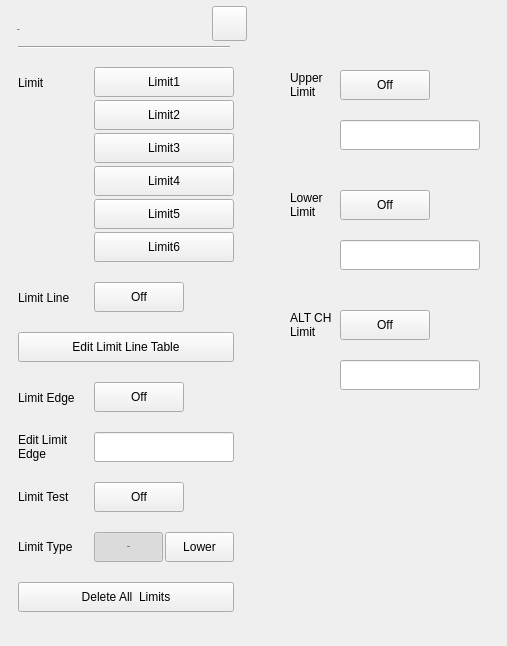
 <widget class="QWidget" name="SA_Dialog_Limit">
  <property name="geometry">
   <rect>
    <x>0</x>
    <y>0</y>
    <width>507</width>
    <height>646</height>
   </rect>
  </property>
  <property name="windowTitle">
   <string>Form</string>
  </property>
  <property name="styleSheet">
   <string notr="true">#widget
{
	background-color:rgba(211,211,211,0.9);
}
#widget&gt;#lblTitle
{
	font: 75 20px &quot;Arial&quot;;
	color:rgba(46,46,46,1);
	line-height:23px;
	font-weight:bold;
}
#pb_cancel
{
border-style:flat;
background-color:rgba(0,0,0,0);
border-image: url(:/sa/image/btn_close_normal.png);
}
#pb_cancel:pressed
{
border-image: url(:/sa/image/btn_close_click.png);
}
#line
{
	background-color:rgba(46,46,46,1);
}
QPushButton
{
	background-color:black;
	color:rgb(130, 130, 130);
	border-style:flat;
	font: 75 13px &quot;Arial&quot;;
	font-weight:bold;
}
#pb_LimitTest,
#pb_Edge,
#pb_toggle,
#pb_UpperLimit,
#pb_LowerLimit,
#pb_ATLdbcLimit
{
	background-color:rgba(0,0,0,0);
	font: 75 13px &quot;Arial&quot;;
	font-weight:bold;
}
#pb_LimitTest:checked,
#pb_Edge::checked,
#pb_toggle:checked,
#pb_UpperLimit:checked,
#pb_LowerLimit:checked,
#pb_ATLdbcLimit:checked
{
	padding:7px 44px 6px 25px;
	color:rgba(87, 87, 87, 1);
	border-image: url(:/sa/image/toggle_on.png);
}
#pb_LimitTest:!checked,
#pb_Edge:!checked,
#pb_toggle:!checked
{
	padding:7px 17px 6px 36px;
	color:rgba(123, 123, 123, 1);
	border-image: url(:/sa/image/toggle_off.png);
}

#pb_Upper:checked
{
	background-color:transparent;
	padding: 8px 14px 7px 15px;
	background-image: url(:/sa/image/fre_checked_left.png);
}
#pb_Upper:!checked
{
background-color:transparent;
padding: 8px 14px 7px 15px;
	background-image: url(:/sa/image/fre_checked_right.png);
}

#pb_Lower:checked
{
background-color:transparent;
padding: 8px 5px 7px 6px;
	background-image: url(:/sa/image/fre_checked_right.png);
	background-position:right;
}

#pb_Lower:!checked
{
background-color:transparent;
padding: 8px 5px 7px 6px;
	background-image: url(:/sa/image/fre_checked_left.png);
	background-position:right;
}

#widget
{
	background-color:rgba(211,211,211,0.9);
}
#widget&gt;QLabel
{
font: 75 13px &quot;Arial&quot;;
color:rgb(46,46,46);
}
SA_LineEdit
{
	color:rgba(162, 115, 0,1);
	padding:8px 8px 7px 10px ;
	font: 75 13px &quot;Arial&quot;;
	font-weight:bold;
}
SA_LineEdit:focus
{
	outline: none;
	border:2px solid rgba(162,115,0,1);
	padding:6px 6px 5px 8px ;
}
#pb_LM1,
#pb_LM2,
#pb_LM3,
#pb_LM4,
#pb_LM5,
#pb_LM6
{
text-align:left;
padding-left:10px;
}
#pb_LM1:checked,
#pb_LM2:checked,
#pb_LM3:checked,
#pb_LM4:checked,
#pb_LM5:checked,
#pb_LM6:checked
{
	color:rgba(87, 87, 87, 1);
}

/*******************indoor**********************/
#SA_Dialog_Limit[status= &quot;indoor&quot;] #widget
{
	background-color:rgba(211,211,211,0.9);
}
#SA_Dialog_Limit[status  =  &quot;indoor&quot;] #widget&gt;#lblTitle
{
	color:rgba(46,46,46,1);
}
#SA_Dialog_Limit[status  =  &quot;indoor&quot;] #pb_cancel
{
	background-color:rgba(0,0,0,0);
	border-image: url(:/sa/image/btn_close_normal.png);
}
#SA_Dialog_Limit[status  =  &quot;indoor&quot;] #pb_cancel:pressed
{
	border-image: url(:/sa/image/btn_close_click.png);
}
#SA_Dialog_Limit[status  =  &quot;indoor&quot;] #line
{
	background-color:rgba(46,46,46,1);
}
#SA_Dialog_Limit[status  =  &quot;indoor&quot;] QPushButton
{
	background-color:black;
	color:rgb(130, 130, 130);
}
#SA_Dialog_Limit[status  =  &quot;indoor&quot;] #pb_LimitTest,
#SA_Dialog_Limit[status  =  &quot;indoor&quot;] #pb_Edge,
#SA_Dialog_Limit[status  =  &quot;indoor&quot;] #pb_toggle,
#SA_Dialog_Limit[status  =  &quot;indoor&quot;] #pb_UpperLimit,
#SA_Dialog_Limit[status  =  &quot;indoor&quot;] #pb_LowerLimit,
#SA_Dialog_Limit[status  =  &quot;indoor&quot;] #pb_ATLdbcLimit
{
	background-color:rgba(0,0,0,0);
}
#SA_Dialog_Limit[status  =  &quot;indoor&quot;] #pb_LimitTest:checked,
#SA_Dialog_Limit[status  =  &quot;indoor&quot;] #pb_Edge::checked,
#SA_Dialog_Limit[status  =  &quot;indoor&quot;] #pb_toggle:checked,
#SA_Dialog_Limit[status  =  &quot;indoor&quot;] #pb_LowerLimit:checked,
#SA_Dialog_Limit[status  =  &quot;indoor&quot;] #pb_UpperLimit:checked,
#SA_Dialog_Limit[status  =  &quot;indoor&quot;] #pb_ATLdbcLimit:checked
{
	color:rgba(87, 87, 87, 1);
	border-image: url(:/sa/image/toggle_on.png);
}
#SA_Dialog_Limit[status  =  &quot;indoor&quot;] #pb_LimitTest:!checked,
#SA_Dialog_Limit[status  =  &quot;indoor&quot;] #pb_Edge:!checked,
#SA_Dialog_Limit[status  =  &quot;indoor&quot;] #pb_toggle:!checked,
#SA_Dialog_Limit[status  =  &quot;indoor&quot;] #pb_LowerLimit:!checked,
#SA_Dialog_Limit[status  =  &quot;indoor&quot;] #pb_UpperLimit:!checked,
#SA_Dialog_Limit[status  =  &quot;indoor&quot;] #pb_ATLdbcLimit:!checked
{
	color:rgba(123, 123, 123, 1);
	border-image: url(:/sa/image/toggle_off.png);
}

#SA_Dialog_Limit[status  =  &quot;indoor&quot;] #pb_Upper:checked
{
	background-color:transparent;
	background-image: url(:/sa/image/fre_checked_left.png);
}
#SA_Dialog_Limit[status  =  &quot;indoor&quot;] #pb_Upper:!checked
{
	background-color:transparent;
	background-image: url(:/sa/image/fre_checked_right.png);
}

#SA_Dialog_Limit[status  =  &quot;indoor&quot;] #pb_Lower:checked
{
	background-color:transparent;
	background-image: url(:/sa/image/fre_checked_right.png);
}

#SA_Dialog_Limit[status  =  &quot;indoor&quot;] #pb_Lower:!checked
{
	background-color:transparent;
	background-image: url(:/sa/image/fre_checked_left.png);
}
#SA_Dialog_Limit[status  =  &quot;indoor&quot;] #widget&gt;QLabel
{
	color:rgb(46,46,46);
}
#SA_Dialog_Limit[status  =  &quot;indoor&quot;] SA_LineEdit
{
	background-color:rgba(255,255,255,0.6);
	color:rgba(162, 115, 0,1);
}
#SA_Dialog_Limit[status  =  &quot;indoor&quot;] SA_LineEdit:focus
{
	border:2px solid rgba(162,115,0,1);
}
#SA_Dialog_Limit[status  =  &quot;indoor&quot;] #pb_LM1,
#SA_Dialog_Limit[status  =  &quot;indoor&quot;] #pb_LM2,
#SA_Dialog_Limit[status  =  &quot;indoor&quot;] #pb_LM3,
#SA_Dialog_Limit[status  =  &quot;indoor&quot;] #pb_LM4,
#SA_Dialog_Limit[status  =  &quot;indoor&quot;] #pb_LM5,
#SA_Dialog_Limit[status  =  &quot;indoor&quot;] #pb_LM6
{
	background-image: url(:/sa/image/btn_mkr_nor.png);
}
#SA_Dialog_Limit[status  =  &quot;indoor&quot;] #pb_LM1:checked,
#SA_Dialog_Limit[status  =  &quot;indoor&quot;] #pb_LM2:checked,
#SA_Dialog_Limit[status  =  &quot;indoor&quot;] #pb_LM3:checked,
#SA_Dialog_Limit[status  =  &quot;indoor&quot;] #pb_LM4:checked,
#SA_Dialog_Limit[status  =  &quot;indoor&quot;] #pb_LM5:checked,
#SA_Dialog_Limit[status  =  &quot;indoor&quot;] #pb_LM6:checked
{
	background-image: url(:/sa/image/btn_mkr_click.png);
}

/*******************outdoor**********************/
#SA_Dialog_Limit[status  =&quot;outdoor&quot;] #widget
{
	background-color:rgba(211,211,211,0.9);
}
#SA_Dialog_Limit[status  =&quot;outdoor&quot;] #widget&gt;#lblTitle
{
	color:rgba(46,46,46,1);
}
#SA_Dialog_Limit[status  = &quot;outdoor&quot;] #pb_cancel
{
	background-color:rgba(0,0,0,0);
	border-image: url(:/sa/image/btn_close_normal.png);
}
#SA_Dialog_Limit[status  =  &quot;outdoor&quot;] #pb_cancel:pressed
{
	border-image: url(:/sa/image/btn_close_click.png);
}
#SA_Dialog_Limit[status  =  &quot;outdoor&quot;] #line
{
	background-color:rgba(46,46,46,1);
}
#SA_Dialog_Limit[status  =  &quot;outdoor&quot;] QPushButton
{
	background-color:black;
	color:rgb(130, 130, 130);
}
#SA_Dialog_Limit[status  =  &quot;outdoor&quot;] #pb_LimitTest,
#SA_Dialog_Limit[status  =  &quot;outdoor&quot;] #pb_Edge,
#SA_Dialog_Limit[status  =  &quot;outdoor&quot;] #pb_toggle,
#SA_Dialog_Limit[status  =  &quot;outdoor&quot;] #pb_LowerLimit,
#SA_Dialog_Limit[status  =  &quot;outdoor&quot;] #pb_UpperLimit,
#SA_Dialog_Limit[status  =  &quot;outdoor&quot;] #pb_ATLdbcLimit
{
	background-color:rgba(0,0,0,0);
}
#SA_Dialog_Limit[status  =  &quot;outdoor&quot;] #pb_LimitTest:checked,
#SA_Dialog_Limit[status  =  &quot;outdoor&quot;] #pb_Edge::checked,
#SA_Dialog_Limit[status  =  &quot;outdoor&quot;] #pb_toggle:checked,
#SA_Dialog_Limit[status  =  &quot;outdoor&quot;] #pb_LowerLimit:checked,
#SA_Dialog_Limit[status  =  &quot;outdoor&quot;] #pb_UpperLimit:checked,
#SA_Dialog_Limit[status  =  &quot;outdoor&quot;] #pb_ATLdbcLimit:checked
{
	color:rgba(87, 87, 87, 1);
	border-image: url(:/sa/image/toggle_on.png);
}
#SA_Dialog_Limit[status  =  &quot;outdoor&quot;] #pb_LimitTest:!checked,
#SA_Dialog_Limit[status  =  &quot;outdoor&quot;] #pb_Edge:!checked,
#SA_Dialog_Limit[status  =  &quot;outdoor&quot;] #pb_toggle:!checked,
#SA_Dialog_Limit[status  =  &quot;outdoor&quot;] #pb_LowerLimit:!checked,
#SA_Dialog_Limit[status  =  &quot;outdoor&quot;] #pb_UpperLimit:!checked,
#SA_Dialog_Limit[status  =  &quot;outdoor&quot;] #pb_ATLdbcLimit:!checked
{
	color:rgba(123, 123, 123, 1);
	border-image: url(:/sa/image/toggle_off.png);
}

#SA_Dialog_Limit[status  =  &quot;outdoor&quot;] #pb_Upper:checked
{
	background-color:transparent;
	background-image: url(:/sa/image/fre_checked_left.png);
}
#SA_Dialog_Limit[status  =  &quot;outdoor&quot;] #pb_Upper:!checked
{
	background-color:transparent;
	background-image: url(:/sa/image/fre_checked_right.png);
}

#SA_Dialog_Limit[status  =  &quot;outdoor&quot;] #pb_Lower:checked
{
	background-color:transparent;
	background-image: url(:/sa/image/fre_checked_right.png);
}

#SA_Dialog_Limit[status  =  &quot;outdoor&quot;] #pb_Lower:!checked
{
	background-color:transparent;
	background-image: url(:/sa/image/fre_checked_left.png);
}
#SA_Dialog_Limit[status  =  &quot;outdoor&quot;] #widget&gt;QLabel
{
	color:rgb(46,46,46);
}
#SA_Dialog_Limit[status  =  &quot;outdoor&quot;] SA_LineEdit
{
	background-color:rgba(255,255,255,0.6);
	color:rgba(162, 115, 0,1);
}
#SA_Dialog_Limit[status  =  &quot;outdoor&quot;] SA_LineEdit:focus
{
	border:2px solid rgba(162,115,0,1);
}
#SA_Dialog_Limit[status  =  &quot;outdoor&quot;] #pb_LM1,
#SA_Dialog_Limit[status  =  &quot;outdoor&quot;] #pb_LM2,
#SA_Dialog_Limit[status  =  &quot;outdoor&quot;] #pb_LM3,
#SA_Dialog_Limit[status  =  &quot;outdoor&quot;] #pb_LM4,
#SA_Dialog_Limit[status  =  &quot;outdoor&quot;] #pb_LM5,
#SA_Dialog_Limit[status  =  &quot;outdoor&quot;] #pb_LM6
{
	background-image: url(:/sa/image/btn_mkr_nor.png);
}
#SA_Dialog_Limit[status  =  &quot;outdoor&quot;] #pb_LM1:checked,
#SA_Dialog_Limit[status  =  &quot;outdoor&quot;] #pb_LM2:checked,
#SA_Dialog_Limit[status  =  &quot;outdoor&quot;] #pb_LM3:checked,
#SA_Dialog_Limit[status  =  &quot;outdoor&quot;] #pb_LM4:checked,
#SA_Dialog_Limit[status  =  &quot;outdoor&quot;] #pb_LM5:checked,
#SA_Dialog_Limit[status  =  &quot;outdoor&quot;] #pb_LM6:checked
{
	background-image: url(:/sa/image/btn_mkr_click.png);
}

/*******************night**********************/
#SA_Dialog_Limit[status = &quot;night&quot;] #widget
{
		background-color:rgba(208,182,139,0.9);
}
#SA_Dialog_Limit[status  =  &quot;night&quot;] #widget&gt;#lblTitle
{
	color:rgba(46,46,46,1);
}
#SA_Dialog_Limit[status  =  &quot;night&quot;] #pb_cancel
{
	background-color:rgba(0,0,0,0);
	border-image: url(:/sa/image/night/btn_close_normal.png);
}
#SA_Dialog_Limit[status  =  &quot;night&quot;] #pb_cancel:pressed
{
	border-image: url(:/sa/image/night/btn_close_click.png);
}
#SA_Dialog_Limit[status  =  &quot;night&quot;] #line
{
	background-color:rgba(46,46,46,1);
}
#SA_Dialog_Limit[status  =  &quot;night&quot;] QPushButton
{
	background-color:black;
	color:rgb(130, 130, 130);
}
#SA_Dialog_Limit[status  =  &quot;night&quot;] #pb_LimitTest,
#SA_Dialog_Limit[status  =  &quot;night&quot;] #pb_Edge,
#SA_Dialog_Limit[status  =  &quot;night&quot;] #pb_toggle,
#SA_Dialog_Limit[status  =  &quot;night&quot;] #pb_LowerLimit,
#SA_Dialog_Limit[status  =  &quot;night&quot;] #pb_UpperLimit,
#SA_Dialog_Limit[status  =  &quot;night&quot;] #pb_ATLdbcLimit
{
	background-color:rgba(0,0,0,0);
}
#SA_Dialog_Limit[status  =  &quot;night&quot;] #pb_LimitTest:checked,
#SA_Dialog_Limit[status  =  &quot;night&quot;] #pb_Edge::checked,
#SA_Dialog_Limit[status  =  &quot;night&quot;] #pb_toggle:checked,
#SA_Dialog_Limit[status  =  &quot;night&quot;] #pb_LowerLimit:checked,
#SA_Dialog_Limit[status  =  &quot;night&quot;] #pb_UpperLimit:checked,
#SA_Dialog_Limit[status  =  &quot;night&quot;] #pb_ATLdbcLimit:checked
{
	color:rgba(87, 87, 87, 1);
	border-image: url(:/sa/image/night/toggle_on.png);
}
#SA_Dialog_Limit[status  =  &quot;night&quot;] #pb_LimitTest:!checked,
#SA_Dialog_Limit[status  =  &quot;night&quot;] #pb_Edge:!checked,
#SA_Dialog_Limit[status  =  &quot;night&quot;] #pb_toggle:!checked,
#SA_Dialog_Limit[status  =  &quot;night&quot;] #pb_LowerLimit:!checked,
#SA_Dialog_Limit[status  =  &quot;night&quot;] #pb_UpperLimit:!checked,
#SA_Dialog_Limit[status  =  &quot;night&quot;] #pb_ATLdbcLimit:!checked
{
	color:rgba(121,106,80,1);
	border-image: url(:/sa/image/night/toggle_off.png);
}

#SA_Dialog_Limit[status  =  &quot;night&quot;] #pb_Upper:checked
{
	background-color:transparent;
	background-image:url(:/sa/image/night/btn_left_click.png);
}
#SA_Dialog_Limit[status  =  &quot;night&quot;] #pb_Upper:!checked
{
	background-color:transparent;
	background-image: url(:/sa/image/night/btn_left_nor.png);
}

#SA_Dialog_Limit[status  =  &quot;night&quot;] #pb_Lower:checked
{
	background-color:transparent;
	background-image: url(:/sa/image/night/btn_right_click.png);
}

#SA_Dialog_Limit[status  =  &quot;night&quot;] #pb_Lower:!checked
{
	background-color:transparent;
	background-image: url(:/sa/image/night/btn_right_nor.png);
}

#SA_Dialog_Limit[status  =  &quot;night&quot;] #widget&gt;QLabel
{
	color:rgb(46,46,46);
}
#SA_Dialog_Limit[status  =  &quot;night&quot;] SA_LineEdit
{
	background-color:rgba(251,219,167,0.6);
	color:rgba(162, 115, 0,1);
}
#SA_Dialog_Limit[status  =  &quot;night&quot;] SA_LineEdit:focus
{
	border:2px solid rgba(162,115,0,1);
}
#SA_Dialog_Limit[status  =  &quot;night&quot;] #pb_LM1,
#SA_Dialog_Limit[status  =  &quot;night&quot;] #pb_LM2,
#SA_Dialog_Limit[status  =  &quot;night&quot;] #pb_LM3,
#SA_Dialog_Limit[status  =  &quot;night&quot;] #pb_LM4,
#SA_Dialog_Limit[status  =  &quot;night&quot;] #pb_LM5,
#SA_Dialog_Limit[status  =  &quot;night&quot;] #pb_LM6
{
	 background-color:rgb(74,65,50); 
}
#SA_Dialog_Limit[status  =  &quot;night&quot;] #pb_LM1:checked,
#SA_Dialog_Limit[status  =  &quot;night&quot;] #pb_LM2:checked,
#SA_Dialog_Limit[status  =  &quot;night&quot;] #pb_LM3:checked,
#SA_Dialog_Limit[status  =  &quot;night&quot;] #pb_LM4:checked,
#SA_Dialog_Limit[status  =  &quot;night&quot;] #pb_LM5:checked,
#SA_Dialog_Limit[status  =  &quot;night&quot;] #pb_LM6:checked
{
	 background-color:rgb(251,155,0);
}</string>
  </property>
  <property name="status" stdset="0">
   <string>night</string>
  </property>
  <widget class="QWidget" name="widget" native="true">
   <property name="geometry">
    <rect>
     <x>0</x>
     <y>0</y>
     <width>501</width>
     <height>646</height>
    </rect>
   </property>
   <widget class="QLabel" name="lblTitle">
    <property name="geometry">
     <rect>
      <x>17</x>
      <y>19</y>
      <width>102</width>
      <height>22</height>
     </rect>
    </property>
    <property name="font">
     <font>
      <family>Arial</family>
      <pointsize>-1</pointsize>
      <weight>75</weight>
      <italic>false</italic>
      <bold>true</bold>
     </font>
    </property>
    <property name="styleSheet">
     <string notr="true"/>
    </property>
    <property name="text">
     <string>Limit</string>
    </property>
   </widget>
   <widget class="Line" name="line">
    <property name="geometry">
     <rect>
      <x>18</x>
      <y>46</y>
      <width>212</width>
      <height>2</height>
     </rect>
    </property>
    <property name="orientation">
     <enum>Qt::Horizontal</enum>
    </property>
   </widget>
   <widget class="QPushButton" name="pb_cancel">
    <property name="geometry">
     <rect>
      <x>212</x>
      <y>6</y>
      <width>35</width>
      <height>35</height>
     </rect>
    </property>
    <property name="styleSheet">
     <string notr="true"/>
    </property>
    <property name="text">
     <string/>
    </property>
   </widget>
   <widget class="QLabel" name="lblLimitLine">
    <property name="geometry">
     <rect>
      <x>18</x>
      <y>290</y>
      <width>67</width>
      <height>15</height>
     </rect>
    </property>
    <property name="text">
     <string>Limit Line</string>
    </property>
   </widget>
   <widget class="QPushButton" name="pb_toggle">
    <property name="geometry">
     <rect>
      <x>94</x>
      <y>282</y>
      <width>90</width>
      <height>30</height>
     </rect>
    </property>
    <property name="styleSheet">
     <string notr="true"/>
    </property>
    <property name="text">
     <string>Off</string>
    </property>
    <property name="checkable">
     <bool>true</bool>
    </property>
   </widget>
   <widget class="QPushButton" name="pb_EditMask">
    <property name="geometry">
     <rect>
      <x>18</x>
      <y>332</y>
      <width>216</width>
      <height>30</height>
     </rect>
    </property>
    <property name="styleSheet">
     <string notr="true">/*******************indoor**********************/
#SA_Dialog_Limit[status  =  &quot;indoor&quot;] QPushButton
{
	font: 75 13px &quot;Arial&quot;;
	font-weight:bold;
	color:rgba(255, 255, 255, 1);
	background-image: url(:/sa/image/btn_w216_nor.png);
	text-align:center;
}

#SA_Dialog_Limit[status  =  &quot;indoor&quot;] QPushButton:pressed
{
	background-image: url(:/sa/image/btn_w216_click.png);
}

/*******************outdoor**********************/
#SA_Dialog_Limit[status  =  &quot;outdoor&quot;] QPushButton
{
	font: 75 13px &quot;Arial&quot;;
	font-weight:bold;
	color:rgba(0, 0, 0, 1);
	border-image: url(:/sa/image/outdoor/btn_w70_normal.png);
	text-align:center;
}

#SA_Dialog_Limit[status  =  &quot;outdoor&quot;] QPushButton:pressed
{
	border-image: url(:/sa/image/btn_w216_click.png);
}


/*******************night**********************/
#SA_Dialog_Limit[status  =  &quot;night&quot;] QPushButton
{
	font: 75 13px &quot;Arial&quot;;
	font-weight:bold;
	color: #FBDBA7;
	background-image: url(:/sa/image/btn_w216_nor.png);
	text-align:center;
}

#SA_Dialog_Limit[status  =  &quot;night&quot;] QPushButton:pressed
{
	background-image: url(:/sa/image/night/btn_w216_click.png);
}</string>
    </property>
    <property name="text">
     <string>Edit Limit Line Table</string>
    </property>
    <property name="status" stdset="0">
     <string>outdoor</string>
    </property>
   </widget>
   <widget class="QPushButton" name="pb_LM1">
    <property name="geometry">
     <rect>
      <x>94</x>
      <y>67</y>
      <width>140</width>
      <height>30</height>
     </rect>
    </property>
    <property name="text">
     <string>Limit1</string>
    </property>
    <property name="checkable">
     <bool>true</bool>
    </property>
   </widget>
   <widget class="QPushButton" name="pb_LM2">
    <property name="geometry">
     <rect>
      <x>94</x>
      <y>100</y>
      <width>140</width>
      <height>30</height>
     </rect>
    </property>
    <property name="text">
     <string>Limit2</string>
    </property>
    <property name="checkable">
     <bool>true</bool>
    </property>
   </widget>
   <widget class="QPushButton" name="pb_LM3">
    <property name="geometry">
     <rect>
      <x>94</x>
      <y>133</y>
      <width>140</width>
      <height>30</height>
     </rect>
    </property>
    <property name="text">
     <string>Limit3</string>
    </property>
    <property name="checkable">
     <bool>true</bool>
    </property>
   </widget>
   <widget class="QPushButton" name="pb_LM4">
    <property name="geometry">
     <rect>
      <x>94</x>
      <y>166</y>
      <width>140</width>
      <height>30</height>
     </rect>
    </property>
    <property name="text">
     <string>Limit4</string>
    </property>
    <property name="checkable">
     <bool>true</bool>
    </property>
   </widget>
   <widget class="QPushButton" name="pb_LM5">
    <property name="geometry">
     <rect>
      <x>94</x>
      <y>199</y>
      <width>140</width>
      <height>30</height>
     </rect>
    </property>
    <property name="text">
     <string>Limit5</string>
    </property>
    <property name="checkable">
     <bool>true</bool>
    </property>
   </widget>
   <widget class="QPushButton" name="pb_LM6">
    <property name="geometry">
     <rect>
      <x>94</x>
      <y>232</y>
      <width>140</width>
      <height>30</height>
     </rect>
    </property>
    <property name="text">
     <string>Limit6</string>
    </property>
    <property name="checkable">
     <bool>true</bool>
    </property>
   </widget>
   <widget class="QPushButton" name="pb_Edge">
    <property name="geometry">
     <rect>
      <x>94</x>
      <y>382</y>
      <width>90</width>
      <height>30</height>
     </rect>
    </property>
    <property name="styleSheet">
     <string notr="true"/>
    </property>
    <property name="text">
     <string>Off</string>
    </property>
    <property name="checkable">
     <bool>true</bool>
    </property>
   </widget>
   <widget class="QLabel" name="lblLimitEdge">
    <property name="geometry">
     <rect>
      <x>18</x>
      <y>390</y>
      <width>71</width>
      <height>15</height>
     </rect>
    </property>
    <property name="text">
     <string>Limit Edge</string>
    </property>
   </widget>
   <widget class="SA_LineEdit" name="lineEdit">
    <property name="geometry">
     <rect>
      <x>94</x>
      <y>432</y>
      <width>140</width>
      <height>30</height>
     </rect>
    </property>
    <property name="styleSheet">
     <string notr="true">SA_LineEdit
{
	color:rgba(162, 115, 0,1);
	font: 75 13px &quot;Arial&quot;;
	font-weight:bold;
	outline: none;
	border:2px solid rgba(162,115,0,1);
	padding:6px 6px 5px 8px ;
}
</string>
    </property>
    <property name="inputMask">
     <string/>
    </property>
    <property name="readOnly">
     <bool>true</bool>
    </property>
    <property name="placeholderText">
     <string/>
    </property>
   </widget>
   <widget class="QPushButton" name="pb_LimitTest">
    <property name="geometry">
     <rect>
      <x>94</x>
      <y>482</y>
      <width>90</width>
      <height>30</height>
     </rect>
    </property>
    <property name="styleSheet">
     <string notr="true"/>
    </property>
    <property name="text">
     <string>Off</string>
    </property>
    <property name="checkable">
     <bool>true</bool>
    </property>
   </widget>
   <widget class="QLabel" name="lblLimitTest">
    <property name="geometry">
     <rect>
      <x>18</x>
      <y>482</y>
      <width>71</width>
      <height>30</height>
     </rect>
    </property>
    <property name="text">
     <string>Limit Test</string>
    </property>
   </widget>
   <widget class="QPushButton" name="pb_Upper">
    <property name="geometry">
     <rect>
      <x>94</x>
      <y>532</y>
      <width>69</width>
      <height>30</height>
     </rect>
    </property>
    <property name="font">
     <font>
      <family>Arial</family>
      <pointsize>-1</pointsize>
      <weight>75</weight>
      <italic>false</italic>
      <bold>true</bold>
     </font>
    </property>
    <property name="focusPolicy">
     <enum>Qt::NoFocus</enum>
    </property>
    <property name="text">
     <string>Upper</string>
    </property>
    <property name="checkable">
     <bool>true</bool>
    </property>
    <property name="checked">
     <bool>true</bool>
    </property>
    <attribute name="buttonGroup">
     <string notr="true">buttonGroup</string>
    </attribute>
   </widget>
   <widget class="QPushButton" name="pb_Lower">
    <property name="geometry">
     <rect>
      <x>165</x>
      <y>532</y>
      <width>69</width>
      <height>30</height>
     </rect>
    </property>
    <property name="focusPolicy">
     <enum>Qt::NoFocus</enum>
    </property>
    <property name="text">
     <string>Lower</string>
    </property>
    <property name="checkable">
     <bool>true</bool>
    </property>
    <attribute name="buttonGroup">
     <string notr="true">buttonGroup</string>
    </attribute>
   </widget>
   <widget class="QLabel" name="lblLimitType">
    <property name="geometry">
     <rect>
      <x>18</x>
      <y>532</y>
      <width>71</width>
      <height>30</height>
     </rect>
    </property>
    <property name="text">
     <string>Limit Type</string>
    </property>
   </widget>
   <widget class="QPushButton" name="pb_DeleteAll">
    <property name="geometry">
     <rect>
      <x>18</x>
      <y>582</y>
      <width>216</width>
      <height>30</height>
     </rect>
    </property>
    <property name="styleSheet">
     <string notr="true">/*******************indoor**********************/
#SA_Dialog_Limit[status  =  &quot;indoor&quot;] QPushButton
{
	font: 75 13px &quot;Arial&quot;;
	font-weight:bold;
	color:rgba(255, 255, 255, 1);
	background-image: url(:/sa/image/btn_w216_nor.png);
	text-align:center;
}

#SA_Dialog_Limit[status  =  &quot;indoor&quot;] QPushButton:pressed
{
	background-image: url(:/sa/image/btn_w216_click.png);
}

/*******************outdoor**********************/
#SA_Dialog_Limit[status  =  &quot;outdoor&quot;] QPushButton
{
	font: 75 13px &quot;Arial&quot;;
	font-weight:bold;
	color:rgba(0, 0, 0, 1);
	border-image: url(:/sa/image/outdoor/btn_w70_normal.png);
	text-align:center;
}

#SA_Dialog_Limit[status  =  &quot;outdoor&quot;] QPushButton:pressed
{
	border-image: url(:/sa/image/btn_w216_click.png);
}


/*******************night**********************/
#SA_Dialog_Limit[status  =  &quot;night&quot;] QPushButton
{
	font: 75 13px &quot;Arial&quot;;
	font-weight:bold;
	color: #FBDBA7;
	background-image: url(:/sa/image/btn_w216_nor.png);
	text-align:center;
}

#SA_Dialog_Limit[status  =  &quot;night&quot;] QPushButton:pressed
{
	background-image: url(:/sa/image/night/btn_w216_click.png);
}</string>
    </property>
    <property name="text">
     <string>Delete All  Limits</string>
    </property>
   </widget>
   <widget class="QLabel" name="lblEditLimitEdge">
    <property name="geometry">
     <rect>
      <x>18</x>
      <y>432</y>
      <width>67</width>
      <height>30</height>
     </rect>
    </property>
    <property name="text">
     <string>Edit Limit
Edge</string>
    </property>
   </widget>
   <widget class="QLabel" name="lblLimit">
    <property name="geometry">
     <rect>
      <x>18</x>
      <y>75</y>
      <width>51</width>
      <height>15</height>
     </rect>
    </property>
    <property name="text">
     <string>Limit</string>
    </property>
   </widget>
   <widget class="QLabel" name="labelWarning">
    <property name="geometry">
     <rect>
      <x>20</x>
      <y>50</y>
      <width>211</width>
      <height>71</height>
     </rect>
    </property>
    <property name="text">
     <string/>
    </property>
   </widget>
   <widget class="QLabel" name="lblUpperLimit">
    <property name="geometry">
     <rect>
      <x>290</x>
      <y>70</y>
      <width>67</width>
      <height>30</height>
     </rect>
    </property>
    <property name="text">
     <string>Upper
Limit</string>
    </property>
   </widget>
   <widget class="QLabel" name="lblLowerLimit">
    <property name="geometry">
     <rect>
      <x>290</x>
      <y>190</y>
      <width>67</width>
      <height>30</height>
     </rect>
    </property>
    <property name="text">
     <string>Lower
Limit</string>
    </property>
   </widget>
   <widget class="QPushButton" name="pb_UpperLimit">
    <property name="geometry">
     <rect>
      <x>340</x>
      <y>70</y>
      <width>90</width>
      <height>30</height>
     </rect>
    </property>
    <property name="styleSheet">
     <string notr="true"/>
    </property>
    <property name="text">
     <string>Off</string>
    </property>
    <property name="checkable">
     <bool>true</bool>
    </property>
   </widget>
   <widget class="QPushButton" name="pb_LowerLimit">
    <property name="geometry">
     <rect>
      <x>340</x>
      <y>190</y>
      <width>90</width>
      <height>30</height>
     </rect>
    </property>
    <property name="styleSheet">
     <string notr="true"/>
    </property>
    <property name="text">
     <string>Off</string>
    </property>
    <property name="checkable">
     <bool>true</bool>
    </property>
   </widget>
   <widget class="SA_LineEdit" name="UpperLimitEdit">
    <property name="geometry">
     <rect>
      <x>340</x>
      <y>120</y>
      <width>140</width>
      <height>30</height>
     </rect>
    </property>
    <property name="styleSheet">
     <string notr="true">SA_LineEdit
{
	color:rgba(162, 115, 0,1);
	font: 75 13px &quot;Arial&quot;;
	font-weight:bold;
	outline: none;
	border:2px solid rgba(162,115,0,1);
	padding:6px 6px 5px 8px ;
}
</string>
    </property>
    <property name="inputMask">
     <string/>
    </property>
    <property name="readOnly">
     <bool>true</bool>
    </property>
    <property name="placeholderText">
     <string/>
    </property>
   </widget>
   <widget class="SA_LineEdit" name="LowerLimitEdit">
    <property name="geometry">
     <rect>
      <x>340</x>
      <y>240</y>
      <width>140</width>
      <height>30</height>
     </rect>
    </property>
    <property name="styleSheet">
     <string notr="true">SA_LineEdit
{
	color:rgba(162, 115, 0,1);
	font: 75 13px &quot;Arial&quot;;
	font-weight:bold;
	outline: none;
	border:2px solid rgba(162,115,0,1);
	padding:6px 6px 5px 8px ;
}
</string>
    </property>
    <property name="inputMask">
     <string/>
    </property>
    <property name="readOnly">
     <bool>true</bool>
    </property>
    <property name="placeholderText">
     <string/>
    </property>
   </widget>
   <widget class="SA_LineEdit" name="ATLdbcLimitEdit">
    <property name="geometry">
     <rect>
      <x>340</x>
      <y>360</y>
      <width>140</width>
      <height>30</height>
     </rect>
    </property>
    <property name="styleSheet">
     <string notr="true">SA_LineEdit
{
	color:rgba(162, 115, 0,1);
	font: 75 13px &quot;Arial&quot;;
	font-weight:bold;
	outline: none;
	border:2px solid rgba(162,115,0,1);
	padding:6px 6px 5px 8px ;
}
</string>
    </property>
    <property name="inputMask">
     <string/>
    </property>
    <property name="readOnly">
     <bool>true</bool>
    </property>
    <property name="placeholderText">
     <string/>
    </property>
   </widget>
   <widget class="QPushButton" name="pb_ATLdbcLimit">
    <property name="geometry">
     <rect>
      <x>340</x>
      <y>310</y>
      <width>90</width>
      <height>30</height>
     </rect>
    </property>
    <property name="styleSheet">
     <string notr="true"/>
    </property>
    <property name="text">
     <string>Off</string>
    </property>
    <property name="checkable">
     <bool>true</bool>
    </property>
   </widget>
   <widget class="QLabel" name="lblLATLdbcLimit">
    <property name="geometry">
     <rect>
      <x>290</x>
      <y>310</y>
      <width>67</width>
      <height>30</height>
     </rect>
    </property>
    <property name="text">
     <string>ALT CH
Limit</string>
    </property>
   </widget>
  </widget>
 </widget>
